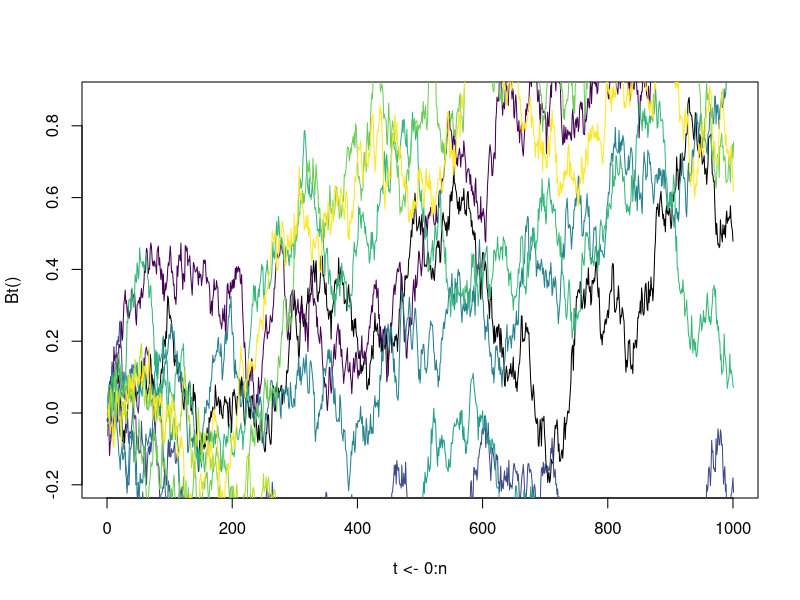

This figure's R source:
#simulating Brownian motion
#set seed
set.seed(123)

#libraries
library(viridis)
library(scales)

#sample size 
n = 1000

#time horizon
t = 1

#time steps (time domain is continuous)
t.step = seq(0,t,length = n+1) # we want n more starting from 0

#change in time
dt = t/n

#Brownian motion
Bt <- function(){bm.t <- sqrt(dt) * cumsum(rnorm(n+1, 0, 1))
                return(bm.t)}

plot(t <- 0:n, Bt(), type = 'l')

#multiple plots
for(k in 1:10)
{
  lines(Bt(), type = 'l', xlab = 'time', col = viridis(10)[k])
}